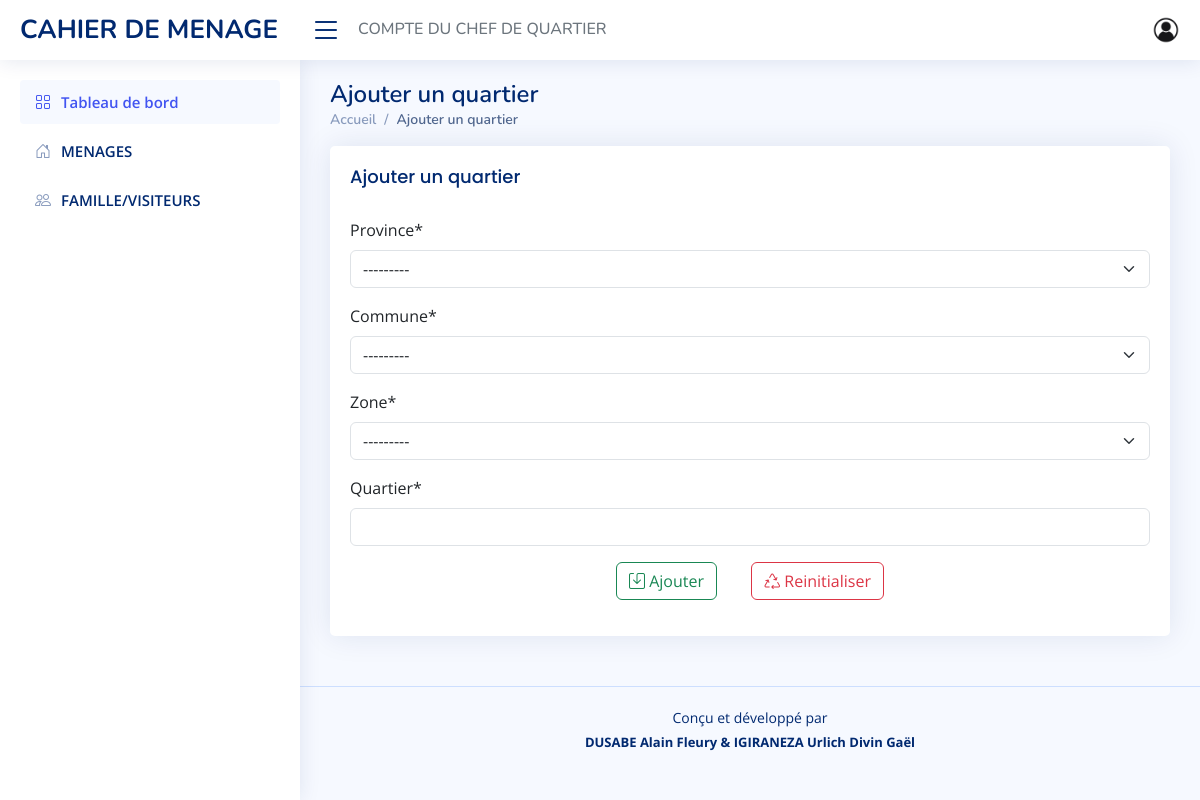
Screenshot of /quartier/add (signed in) with the database file from the repository.
### app/models/province.py (models this page shows)
class Province (models.Model):
    province = models.CharField(max_length=15, unique=True)
    def __str__(self) -> str:
        return self.province

### app/models/commune.py (models this page shows)
class Commune (models.Model):
    province = models.ForeignKey(Province, on_delete=models.CASCADE)
    commune = models.CharField(max_length=15, unique=True)
    def __str__(self) -> str:
        return self.commune

### app/models/zone.py (models this page shows)
class Zone (models.Model):
    province=models.ForeignKey(Province, on_delete=models.CASCADE,null=True,related_name='provinces')
    commune=models.ForeignKey(Commune, on_delete=models.CASCADE,null=True,related_name='communes')
    zone = models.CharField(max_length=15, unique=True)
    def __str__(self) -> str:
        return self.zone

### app/views/quartier.py (the view)
# urls.py: path('quartier/add', quartier.add_quartier, name ='add_quartier'),
@login_required(login_url ='login')
def add_quartier(request):
    assert isinstance(request, HttpRequest)
    page_title = 'Ajouter un quartier'
    template = 'app/settings/quartier/add.html'
    provinces_list = Province.objects.all()
    communes_list = Commune.objects.all()
    zones_list = Zone.objects.all()
    if request.method == 'GET':
        form = QuartierForm()
    context = {
        'page_title': page_title,
        'provinces_list': provinces_list,
        'communes_list': communes_list,
        'zones_list': zones_list,
        'form': form
    }
    return render(
        request,
        template_name=template,
        context=context
    )

### app/forms/quartier.py (shortened to what this page needs)
class QuartierForm (ModelForm) :
    class Meta :
        model = Quartier
        fields = ['province','commune','zone','quartier']
    def __init__(self, *args, **kwargs):
        super().__init__(*args, **kwargs)
        if 'province' in self.data:
                try:
                    province_id = int(self.data.get('province'))
                    self.fields['commune'].queryset = Commune.objects.filter(province_id=province_id).order_by('province')
                except (ValueError, TypeError):
                    pass  # invalid input from the client; ignore and fallback to empty City queryset
        elif self.instance.pk:
                self.fields['commune'].queryset = self.instance.province.commune_set.order_by('commune')

### app/templatetags/user_tags.py (called while the page is built)
@register.filter
def user_belongs_to_group(user, group_name):
    return user.groups.filter(name=group_name).exists()

### app/templates/app/settings/quartier/add.html (shortened to what this page needs)
{% extends 'app/layouts/default.html' %}
{% block content %}
{% load crispy_forms_tags %}
<section class="section">
    <div class="row">
        <div class="col-lg-12">
            <div class="card">
                <div class="card-body">
                    <h5 class="card-title">{{page_title}}</h5>
                    <form action="{% url 'store_quartier' %}" method="POST" class="mt-3">
                        <div class="form-group"> {{ form|crispy}}</div>
                        <div class="text-center mt-3 mb-3">
                            <button type="submit" style="margin-right: 30px;"
                                class="btn btn-outline-success"><i class="bi bi-save"></i> Ajouter</button>
                            <button type="reset" class="btn btn-outline-danger"><i class="bi bi-recycle"></i> Reinitialiser</button>
                        </div>
                    </form>
                </div>
            </div>
        </div>
    </div>
</section>
{% endblock %}

### app/static/app/css/style.css (style rules this page uses)
:root { scroll-behavior: smooth; }
body { font-family: "Open Sans", sans-serif; background: #f6f9ff; color: #444444; }
h1, h2, h3, h4, h5, h6 { font-family: "Nunito", sans-serif; }
.card { margin-bottom: 30px; border: none; border-radius: 5px; box-shadow: 0px 0 30px rgba(1, 41, 112, 0.1); }
.card-title { padding: 20px 0 15px 0; font-size: 18px; font-weight: 500; color: #012970; font-family: "Poppins", sans-serif; }
.card-body { padding: 0 20px 20px 20px; }

### rows the page displays
Province: province "---------"
Commune: commune "---------"
Zone: zone "---------"

### other values shown
{{ page_title }} "Ajouter un quartier"
